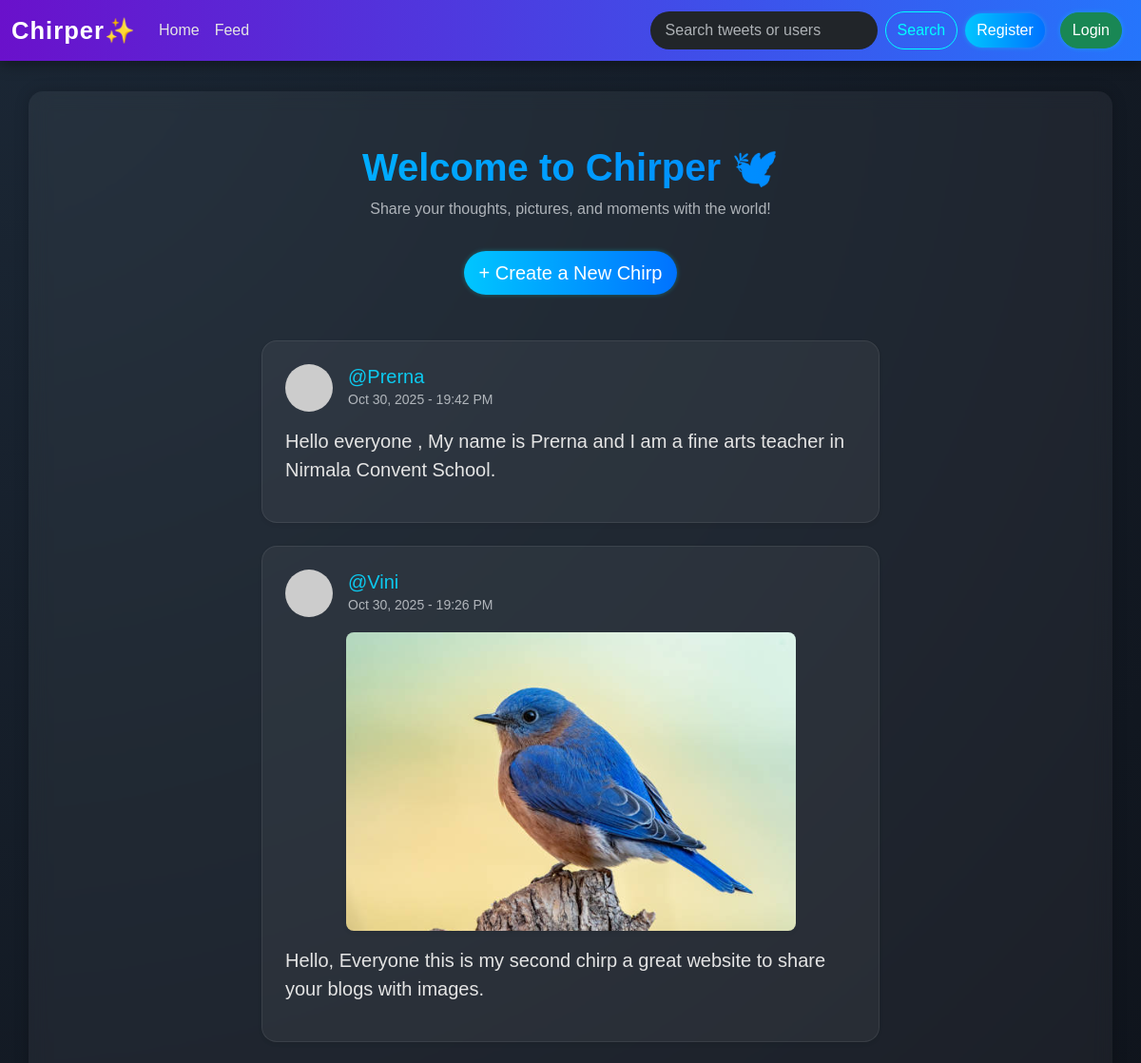
The page /tweet/feed/ (upper part) on the database as committed earlier.
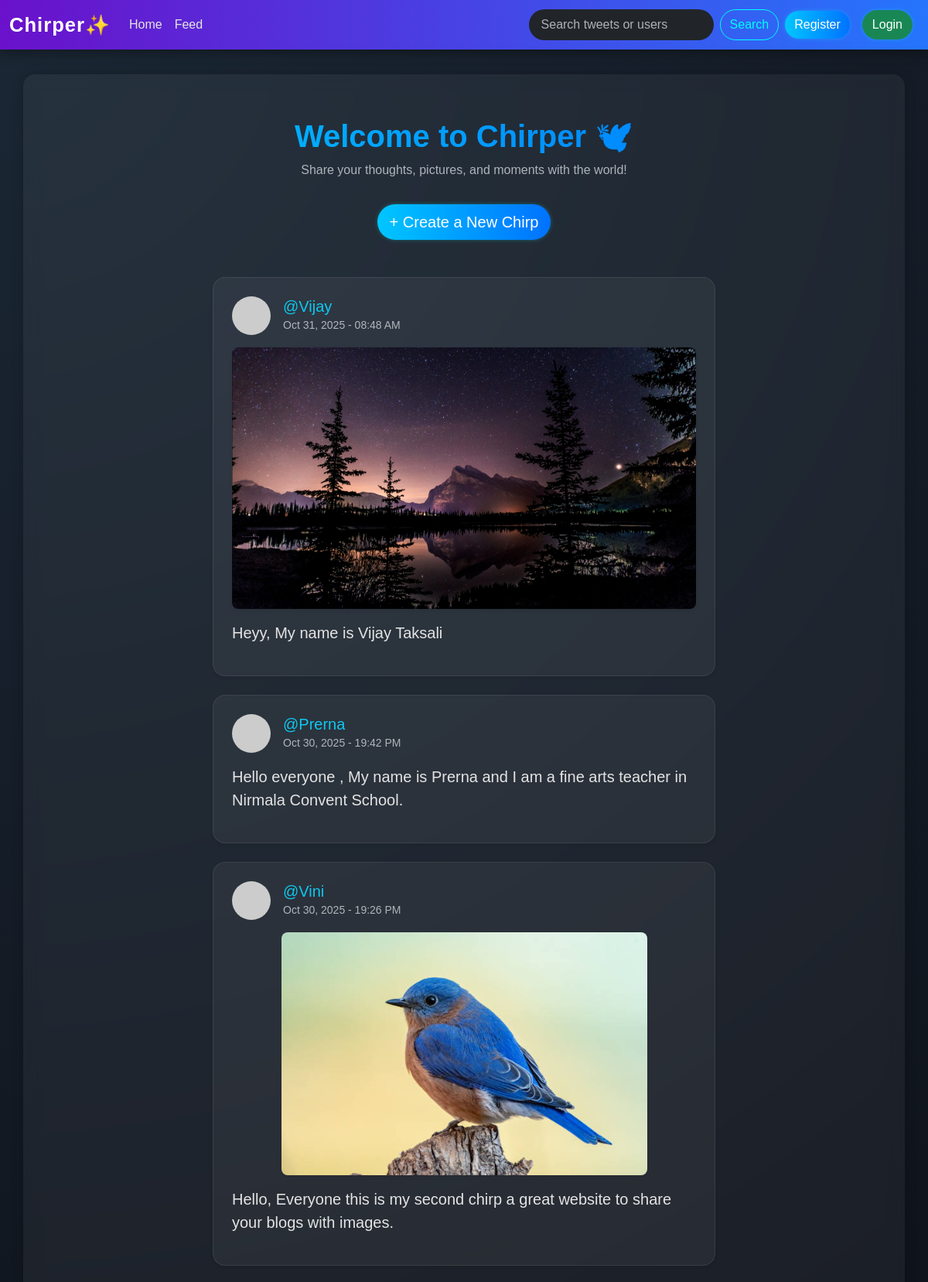
The same page on the database as committed later.
### tweet/models.py (models this page shows, shortened)
class Tweet(models. Model):
    user=models.ForeignKey(User, on_delete=models.CASCADE)
    text=models.TextField(max_length=250)
    image=models.ImageField(upload_to='photos/', blank=True, null=True)
    created_at=models.DateTimeField(auto_now_add=True)
    updated_at=models.DateTimeField(auto_now=True)

### tweet/views.py (the view)
# urls.py: path("feed/", views.tweet_list, name='tweet_list'),
def tweet_list(request):
    tweets= Tweet.objects.all().order_by('-created_at')
    return render(request, 'tweet_list.html', {'tweets':tweets})

### tweet/templates/tweet_list.html (shortened to what this page needs)
{% extends "layout.html" %}
{% block content %}
<div class="text-center mt-4 mb-5">
  <h1 class="fw-bold text-gradient">Welcome to <span class="text-info">Chirper</span> 🕊️</h1>
  <p class="text-muted">Share your thoughts, pictures, and moments with the world!</p>
  <a class="btn btn-primary btn-lg mt-3" href="{% url 'tweet_create' %}">+ Create a New Chirp</a>
</div>
<div class="tweet-feed mx-auto" style="max-width: 650px;">
  {% for tweet in tweets %}
  <div class="tweet-card p-4 mb-4 rounded-4 shadow-sm">
    <div class="d-flex align-items-center mb-3">
      <img src="https://ui-avatars.com/api/?name={{ tweet.user.username }}&background=random"
           alt="User Avatar" class="rounded-circle me-3" width="50" height="50">
      <div>
        <h5 class="mb-0 text-info">@{{ tweet.user.username }}</h5>
        <small class="text-muted">{{ tweet.created_at|date:"M d, Y - H:i A" }}</small>
      </div>
    </div>
    {% if tweet.image %}
      <div class="tweet-image mb-3 text-center">
        <img src="{{ tweet.image.url }}" alt="Tweet Image" class="img-fluid rounded-3 shadow-sm" style="max-height: 350px; object-fit: cover;">
      </div>
    {% endif %}
    <p class="tweet-text fs-5">{{ tweet.text }}</p>
  </div>
  {% empty %}
    <p class="text-center text-muted fs-5 mt-5">No tweets yet. Be the first to chirp! 🐥</p>
  {% endfor %}
</div>
{% endblock %}

### templates/layout.html (shortened to what this page needs)
{% load static %}
<!DOCTYPE html>
<html lang="en" data-bs-theme="dark">
<head>
  <link href="https://cdn.jsdelivr.net/npm/bootstrap@5.3.8/dist/css/bootstrap.min.css" rel="stylesheet">
</head>
<body>
  <nav class="navbar navbar-expand-lg navbar-dark">
    <div class="container-fluid">
      <a class="navbar-brand" href="{% url 'tweet_list' %}">Chirper<span>✨</span></a>
      <div class="collapse navbar-collapse" id="navbarSupportedContent">
        <ul class="navbar-nav me-auto mb-2 mb-lg-0">
          <li class="nav-item">
            <a class="nav-link {% if request.resolver_match.url_name == 'index' %}active{% endif %}" href="{% url 'index' %}">
              Home
            </a>
          </li>
          <li class="nav-item">
            <a class="nav-link {% if request.resolver_match.url_name == 'tweet_list' %}active{% endif %}" href="{% url 'tweet_list' %}">
              Feed
            </a>
          </li>
      </ul>
        <form class="d-flex" role="search" method="get" action="{% url 'search_tweets' %}">
          <input class="form-control me-2" type="search" placeholder="Search tweets or users" name="q" value="{{ request.GET.q }}">
          <button class="btn btn-outline-success" type="submit">Search</button>
        </form>
        {% if user.is_authenticated %}
          <form method="post" action="{% url 'logout' %}" class="ms-3">
            {% csrf_token %}
            <button class="btn btn-danger" type="submit">Logout</button>
          </form>
        {% else %}
          <a href="{% url 'register' %}" class="btn btn-primary mx-2">Register</a>
          <a href="{% url 'login' %}" class="btn btn-success mx-2">Login</a>
        {% endif %}
      </div>
    </div>
  </nav>
  <div class="container">
    {% block content %}
    {% endblock %}
  </div>
</body>
</html>

### templates/layout.html (style rules this page uses)
body { background: radial-gradient(circle at top left, #1b2735, #090a0f); color: #f1f1f1; font-family: "Poppins", sans-serif; min-height: 100vh; }
.navbar { background: linear-gradient(90deg, #6a11cb 0%, #2575fc 100%); box-shadow: 0 3px 15px rgba(0, 0, 0, 0.4); backdrop-filter: blur(6px); }
.navbar-brand { font-weight: 800; font-size: 1.6rem; color: #fff !important; letter-spacing: 1px; }
.navbar-brand span { color: #00ffff; }
.nav-link { color: #e4e4e4 !important; transition: 0.3s; }
.form-control { border-radius: 25px; padding: 0.5rem 1rem; border: none; outline: none; }
.btn-outline-success { border-radius: 25px; border: 1px solid #00ffff; color: #00ffff; transition: 0.3s; }
.btn-primary, .btn-success, .btn-danger { border-radius: 25px; box-shadow: 0 0 5px rgba(0, 255, 255, 0.3); transition: 0.3s; }
.container { margin-top: 2rem; padding: 2rem; border-radius: 15px; background: rgba(255, 255, 255, 0.05); box-shadow: 0 0 15px rgba(0, 0, 0, 0.2); backdrop-filter: blur(10px); }

### tweet/templates/tweet_list.html (style rules this page uses)
.tweet-feed { margin-top: 2rem; }
.tweet-card { background: rgba(255, 255, 255, 0.05); border: 1px solid rgba(255, 255, 255, 0.08); transition: all 0.3s ease; }
.tweet-text { color: #e4e4e4; }
.text-gradient { background: linear-gradient(90deg, #00c6ff, #0072ff); -webkit-background-clip: text; -webkit-text-fill-color: transparent; }
.btn-primary { border-radius: 25px; background: linear-gradient(90deg, #00c6ff, #0072ff); border: none; transition: 0.3s ease; }
.tweet-image img { border-radius: 15px; }

Rows that differ between the two databases and show on the page:
added Tweet: user.username "Vijay", created_at "Oct 31, 2025 - 08:48 AM", image (picture), text "Heyy, My name is Vijay Taksali"
